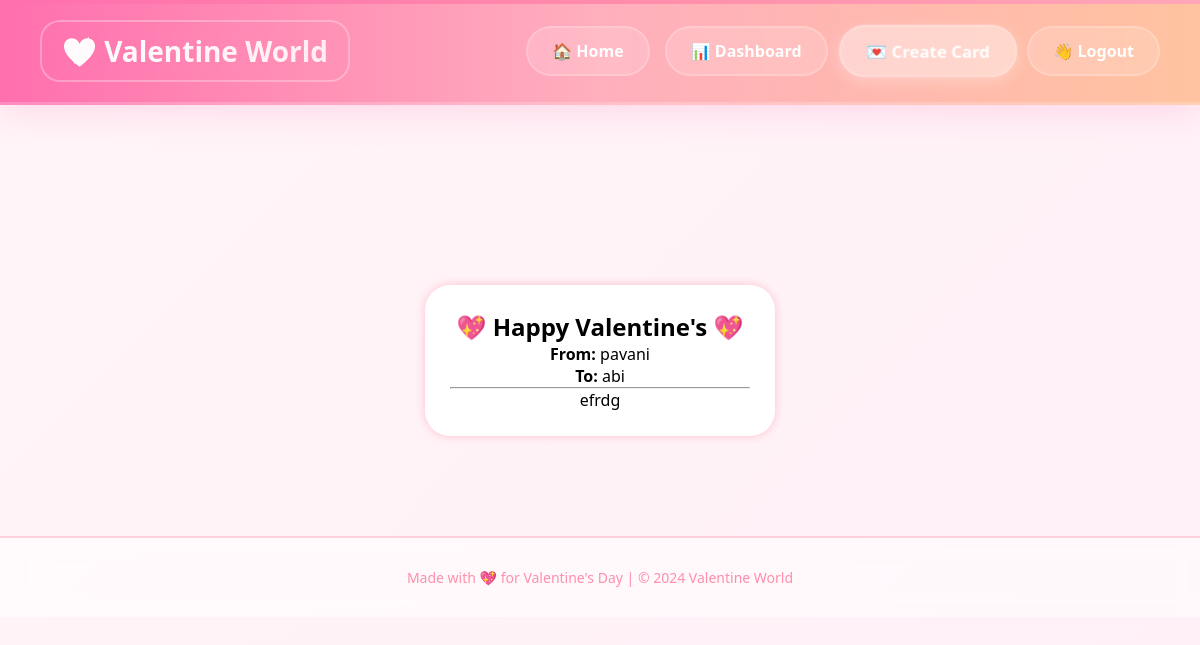
Page /cards/view/1/ (signed in) on the committed database.
### cards/models.py (models this page shows)
class ValentineCard(models.Model):
    user = models.ForeignKey(User, on_delete=models.CASCADE)
    sender_name = models.CharField(max_length=50)
    receiver_name = models.CharField(max_length=50)
    message = models.TextField()
    created_at = models.DateTimeField(auto_now_add=True)

### cards/views.py (the view)
# urls.py: path('view/<int:card_id>/', views.view_card, name='view_card'),
@login_required
def view_card(request, card_id):
    card = ValentineCard.objects.get(id=card_id)
    return render(request, 'view_card.html', {'card': card})

### templates/view_card.html (shortened to what this page needs)
<!DOCTYPE html>
<html>
<head>
</head>
<body>
<div class="hearts-bg" id="heartsBg"></div>
<header>
    <div class="logo">💖 Valentine World</div>
    <nav>
        <a href="/">🏠 Home</a>
        {% if user.is_authenticated %}
            <a href="/accounts/dashboard/">📊 Dashboard</a>
            <a href="/cards/">💌 Create Card</a>
            <a href="/accounts/logout/">👋 Logout</a>
        {% else %}
            <a href="/accounts/login/">🔑 Login</a>
            <a href="/accounts/register/">✨ Register</a>
        {% endif %}
    </nav>
</header>
<div class="content">
</div>
<div class="card">
<h2>💖 Happy Valentine's 💖</h2>
<p><strong>From:</strong> {{ card.sender_name }}</p>
<p><strong>To:</strong> {{ card.receiver_name }}</p>
<hr>
<p>{{ card.message }}</p>
</div>
<footer>
    Made with 💖 for Valentine's Day | © 2024 Valentine World
</footer>
</body>
</html>

### rows in the picture
ValentineCard: sender_name "pavani", receiver_name "abi", message "efrdg"
